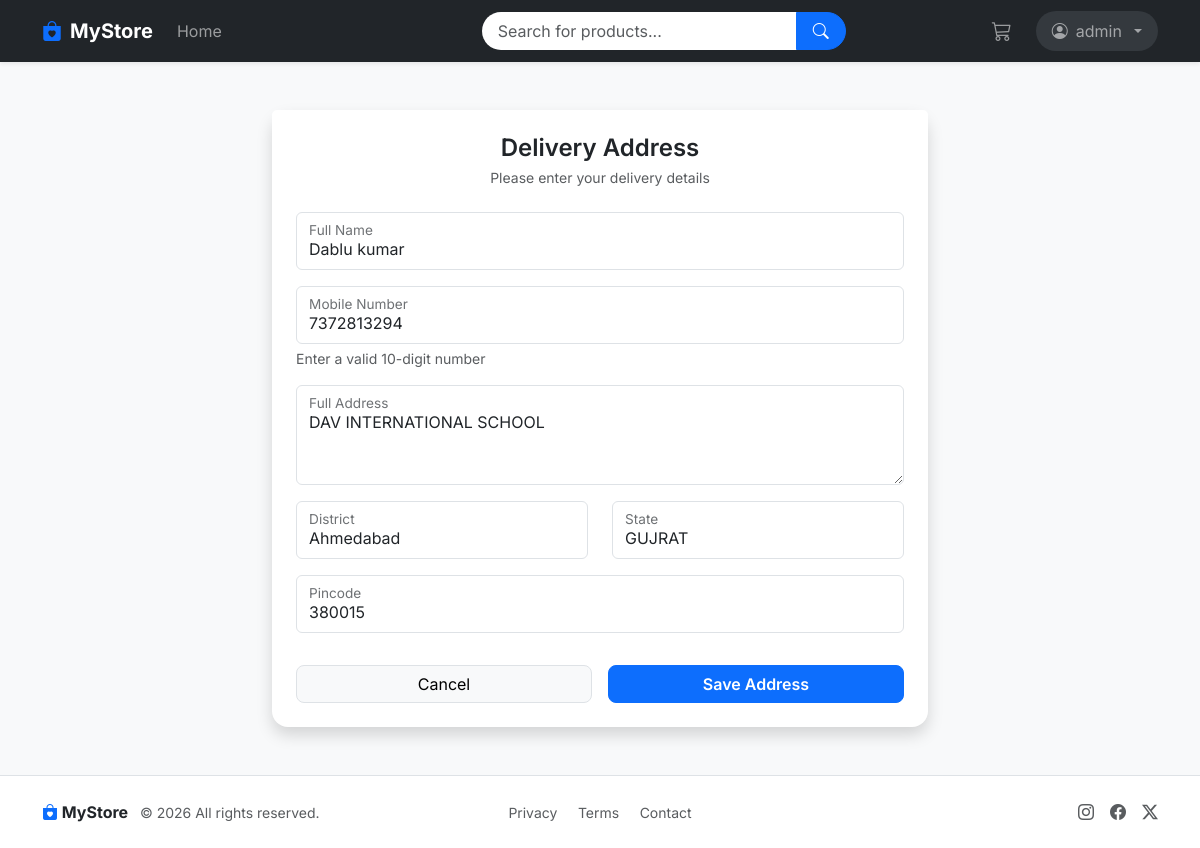
The app's page /accounts/address/ (signed in) with its own data.
### accounts/models.py (models this page shows, shortened)
class Address(models.Model):
    id = models.UUIDField(primary_key=True, default=uuid.uuid4, editable=False)
    user = models.ForeignKey(User, on_delete=models.CASCADE)
    full_name = models.CharField(max_length=200)
    mobile = models.CharField(max_length=15)
    address = models.TextField()
    district = models.CharField(max_length=100)
    state = models.CharField(max_length=100)
    pincode = models.CharField(max_length=10)
    is_default = models.BooleanField(default=False)

### accounts/views.py (the view, shortened to what this page needs)
# urls.py: path('address/', AddressView.as_view(), name='address'),
class AddressView(LoginRequiredMixin, View):
    login_url = 'login'
    def get(self, request):
        address = Address.objects.filter(
            user=request.user,
            is_default=True
        ).first()
        return render(request, "accounts/edit_address.html", {
            "address": address
        })

### products/context_processors.py (called while the page is built)
def cart_count(request):
    total_items = 0
    if request.user.is_authenticated and hasattr(request.user, 'cart'):
        total_items = sum(item.quantity for item in request.user.cart.items.all())
    return {'cart_count': total_items}

### templates/accounts/edit_address.html (shortened to what this page needs)
{% extends "base/base.html" %}
{% block content %}
<div class="container py-5" style="max-width:680px;">
    <div class="card shadow border-0 rounded-4">
        <div class="card-header bg-white border-0 pt-4 text-center">
            <h4 class="fw-semibold mb-1">Delivery Address</h4>
            <p class="text-muted small mb-0">
                Please enter your delivery details
            </p>
        </div>
        <div class="card-body px-4 pb-4">
            <form method="POST" autocomplete="off">
                <div class="form-floating mb-3">
                    <input type="text"
                           name="full_name"
                           class="form-control"
                           id="fullName"
                           placeholder="Full Name"
                           value="{{ address.full_name|default:'' }}"
                           required>
                    <label for="fullName">Full Name</label>
                </div>
                <div class="form-floating mb-3">
                    <input type="tel"
                           name="mobile"
                           class="form-control"
                           id="mobile"
                           placeholder="Mobile Number"
                           value="{{ address.mobile|default:'' }}"
                           pattern="[6-9]{1}[0-9]{9}"
                           maxlength="10"
                           required>
                    <label for="mobile">Mobile Number</label>
                    <div class="form-text">Enter a valid 10-digit number</div>
                </div>
                <div class="form-floating mb-3">
                    <textarea name="address"
                              class="form-control"
                              id="address"
                              style="height:100px"
                              placeholder="Address"
                              required>{{ address.address|default:'' }}</textarea>
                    <label for="address">Full Address</label>
                </div>
                <div class="row">
                    <div class="col-md-6">
                        <div class="form-floating mb-3">
                            <input type="text"
                                   name="district"
                                   class="form-control"
                                   id="district"
                                   placeholder="District"
                                   value="{{ address.district|default:'' }}"
                                   required>
                            <label for="district">District</label>
                        </div>
                    </div>
                    <div class="col-md-6">
                        <div class="form-floating mb-3">
                            <input type="text"
                                   name="state"
                                   class="form-control"
                                   id="state"
                                   placeholder="State"
                                   value="{{ address.state|default:'' }}"
                                   required>
                            <label for="state">State</label>
                        </div>
                    </div>
                </div>
                <div class="form-floating mb-4">
                    <input type="text"
                           name="pincode"
                           class="form-control"
                           id="pincode"
                           placeholder="Pincode"
                           value="{{ address.pincode|default:'' }}"
                           pattern="[0-9]{6}"
                           maxlength="6"
                           required>
                    <label for="pincode">Pincode</label>
                </div>
                <div class="d-flex gap-3 pt-2">
                    <a href="{% url 'checkout' %}"
                       class="btn btn-light border w-50 rounded-3">
                        Cancel
                    </a>
                    <button type="submit"
                            class="btn btn-primary w-50 rounded-3 fw-semibold">
                        Save Address
                    </button>
                </div>
            </form>
        </div>
    </div>
</div>
{% endblock %}

### templates/base/nav.html (shortened to what this page needs)
<nav class="navbar navbar-expand-lg navbar-dark bg-dark shadow-sm sticky-top">
    <div class="container">
        <a class="navbar-brand fw-bold d-flex align-items-center gap-2" href="{% url 'product-list' %}">
            <i class="bi bi-bag-heart-fill text-primary"></i> MyStore
        </a>
        <div class="collapse navbar-collapse" id="navbarNav">
            <ul class="navbar-nav me-auto">
                <li class="nav-item">
                    <a class="nav-link {% if request.path == '/' %}active fw-bold text-white{% endif %}" href="{% url 'product-list' %}">Home</a>
                </li>
            </ul>
            <form class="d-flex mx-auto col-lg-5 px-lg-4 my-2 my-lg-0" method="GET" action="{% url 'product-list' %}">
                <div class="input-group">
                    <input class="form-control border-0 rounded-start-pill ps-3"
                           type="search" name="q" placeholder="Search for products..."
                           value="{{ request.GET.q }}">
                    <button class="btn btn-primary rounded-end-pill px-3" type="submit">
                        <i class="bi bi-search"></i>
                    </button>
                </div>
            </form>
            <ul class="navbar-nav align-items-center gap-2">
                <li class="nav-item me-2">
                    <a class="nav-link position-relative p-2" href="{% url 'cart' %}">
                        <i class="bi bi-cart3 fs-5"></i>
                    </a>
                </li>
                {% if request.user.is_authenticated %}
                <li class="nav-item dropdown">
                    <a class="nav-link dropdown-toggle d-flex align-items-center gap-2 bg-secondary bg-opacity-25 rounded-pill px-3"
                       href="#" role="button" data-bs-toggle="dropdown">
                        <i class="bi bi-person-circle"></i> {{ request.user.first_name|default:request.user.username }}
                    </a>
                </li>
                {% endif %}
            </ul>
        </div>
    </div>
</nav>

### templates/base/base.html (style rules this page uses)
body { font-family: 'Inter', sans-serif; background-color: #f8f9fa; }
.sticky-top { transition: 0.3s; }

### records on screen
Address: full_name "Dablu kumar", mobile "7372813294", address "DAV INTERNATIONAL SCHOOL", district "Ahmedabad", state "GUJRAT", pincode "380015"

### other values on screen
{{ request.user.first_name|default:request.user.username }} "admin"
